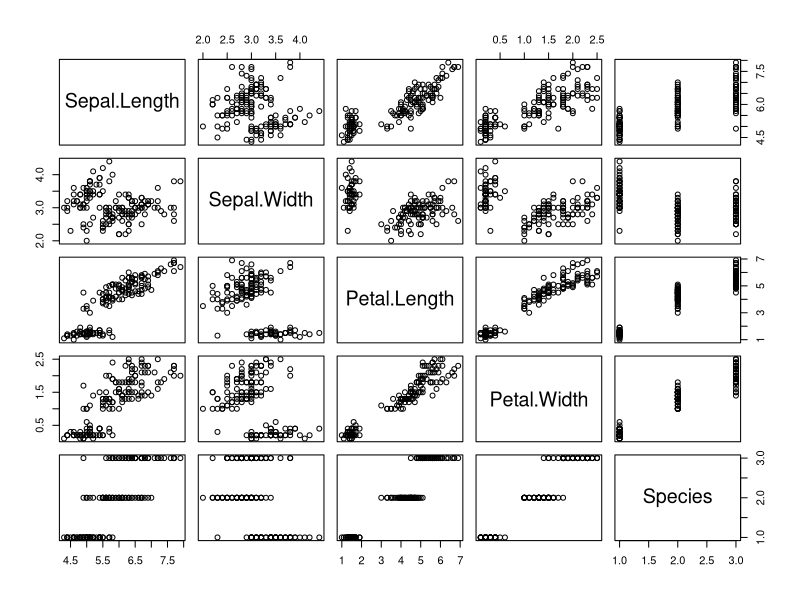
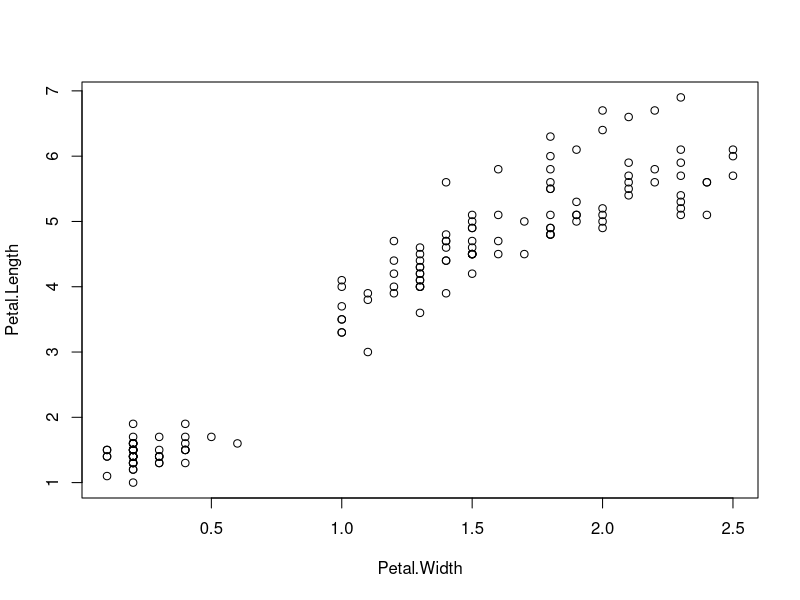
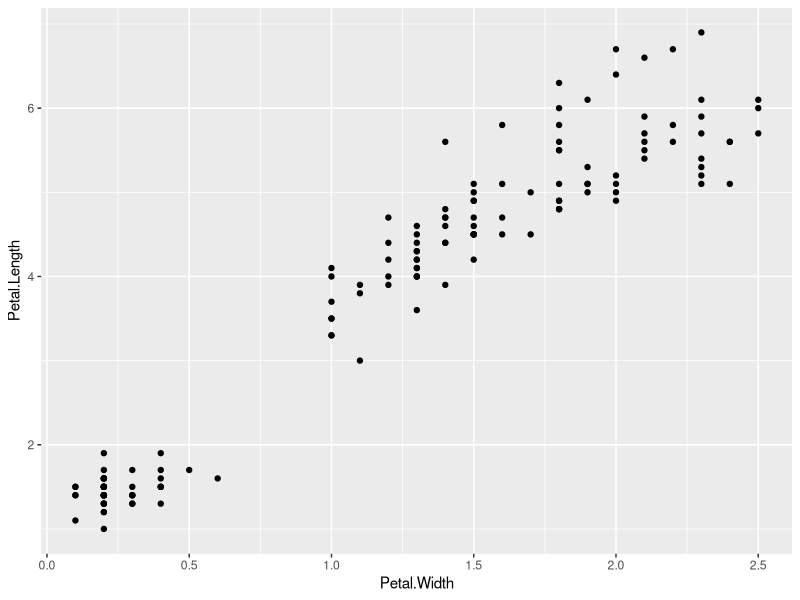
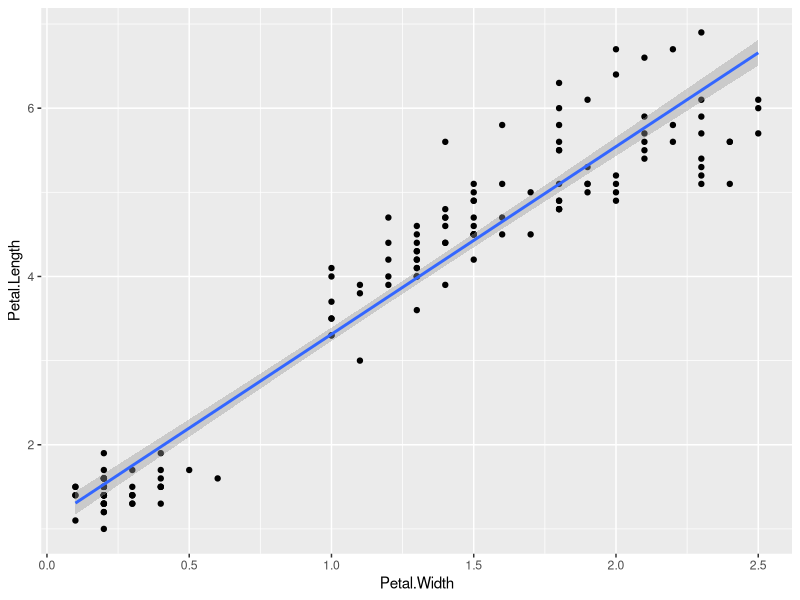
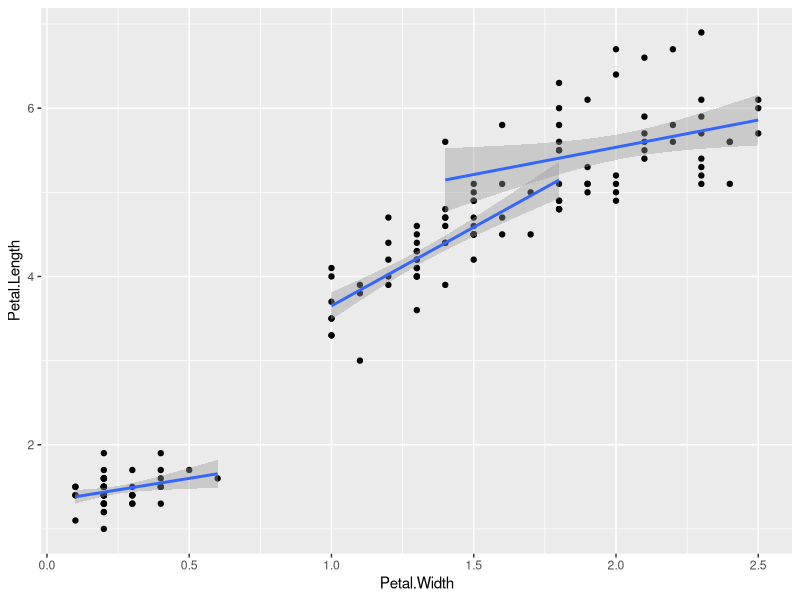
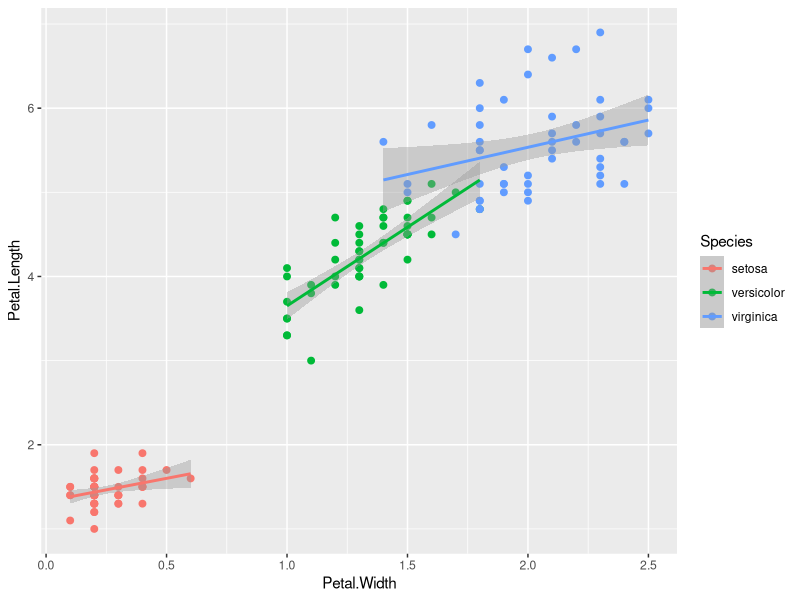
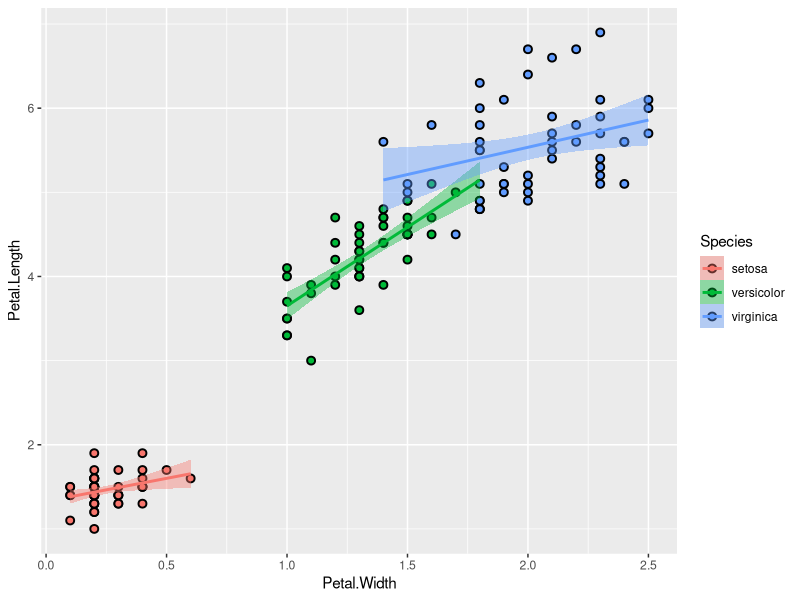

These figures' R source, in order:
# INTRODUCTORY R
# Kaizad F. Patel
# ---------------
# 3. using the bult-in iris dataset
#

# --------------- 

# 1. load the iris dataset ----
data(iris)

# 2. explore the iris dataset ----

str(iris)

# plot(dataset) gives you the entire dataset, all the variables
plot(iris)

# 3. plot with base R ----
# use the structure: y ~ x, data = DATASET
plot(Petal.Length ~ Petal.Width, data=iris)

# 4. plot with ggplot ----
# load the ggplot2 package
library(ggplot2)

# build the plot
## the first line of the ggplot code sets up the graph.
## use this to identify the dataset and the aesthetics such as x and y axes
## then use + to add more layers such as points, lines, bars, etc.

# a. basic scatterplot
ggplot(data = iris, aes(x = Petal.Width, y = Petal.Length))+  
  geom_point()
# leaving the () empty for geom_point will use the defaults 

# b. scatterplot with regression line
ggplot(data = iris, aes(x = Petal.Width, y = Petal.Length))+  
  geom_point()+
  geom_smooth(method = "lm")

# c. grouping
## the Species variable has 3 levels. 
## group by Species, making a separate regression line for each

ggplot(data = iris, aes(x = Petal.Width, y = Petal.Length, group = Species))+  
  geom_point()+
  geom_smooth(method = "lm")

# d. color by group
ggplot(data = iris, aes(x = Petal.Width, y = Petal.Length, color = Species))+  
  geom_point(size = 2)+
  geom_smooth(method = "lm") #lm = linear model

# e. add some pizzazz
## change color, size, shape, etc.
ggplot(data = iris, aes(x = Petal.Width, y = Petal.Length, color = Species, fill = Species))+  
  geom_point(size = 2, shape = 21, color = "black", stroke = 1)+
  # size = size of shape
  # stroke = thickness of border
  # shape = shape, use numbers to assign shape, search online for "ggplot shapes"
  ## shape = 21 is an open circle, 
  ##    so the color command sets the color of the border. 
  ##    this overrides the aes(color=Species) in the main ggplot function
  ##    to set the fill, use fill = "<COLORNAME>"
  ##    currently, fill is governed by the main ggplot function
  geom_smooth(method = "lm") #lm = linear model


